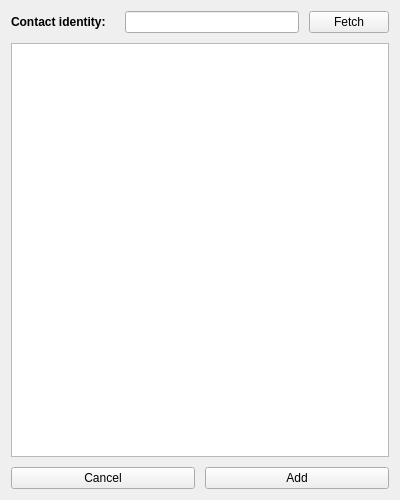
<?xml version="1.0" encoding="UTF-8"?>
<ui version="4.0">
 <class>AddContactPanel</class>
 <widget class="QDialog" name="AddContactPanel">
  <property name="geometry">
   <rect>
    <x>0</x>
    <y>0</y>
    <width>400</width>
    <height>500</height>
   </rect>
  </property>
  <property name="windowTitle">
   <string>Add Contact</string>
  </property>
  <layout class="QVBoxLayout" name="verticalLayout">
   <item>
    <layout class="QVBoxLayout" name="addContactPanelLayout" stretch="1,30,1">
     <property name="spacing">
      <number>10</number>
     </property>
     <item>
      <layout class="QHBoxLayout" name="contactSearchLayout" stretch="3,5,2">
       <item>
        <widget class="QLabel" name="contactLabel">
         <property name="font">
          <font>
           <weight>75</weight>
           <bold>true</bold>
          </font>
         </property>
         <property name="text">
          <string>Contact identity:</string>
         </property>
         <property name="textFormat">
          <enum>Qt::AutoText</enum>
         </property>
        </widget>
       </item>
       <item>
        <widget class="QLineEdit" name="contactInput"/>
       </item>
       <item>
        <widget class="QPushButton" name="searchButton">
         <property name="text">
          <string>Fetch</string>
         </property>
         <property name="autoDefault">
          <bool>false</bool>
         </property>
        </widget>
       </item>
      </layout>
     </item>
     <item>
      <widget class="QTableWidget" name="infoView">
       <attribute name="horizontalHeaderStretchLastSection">
        <bool>true</bool>
       </attribute>
      </widget>
     </item>
     <item>
      <layout class="QHBoxLayout" name="buttonLayout">
       <item>
        <widget class="QPushButton" name="cancelButton">
         <property name="text">
          <string>Cancel</string>
         </property>
         <property name="autoDefault">
          <bool>false</bool>
         </property>
        </widget>
       </item>
       <item>
        <widget class="QPushButton" name="addButton">
         <property name="text">
          <string>Add</string>
         </property>
         <property name="autoDefault">
          <bool>false</bool>
         </property>
        </widget>
       </item>
      </layout>
     </item>
    </layout>
   </item>
  </layout>
 </widget>
 <resources/>
 <connections/>
</ui>
